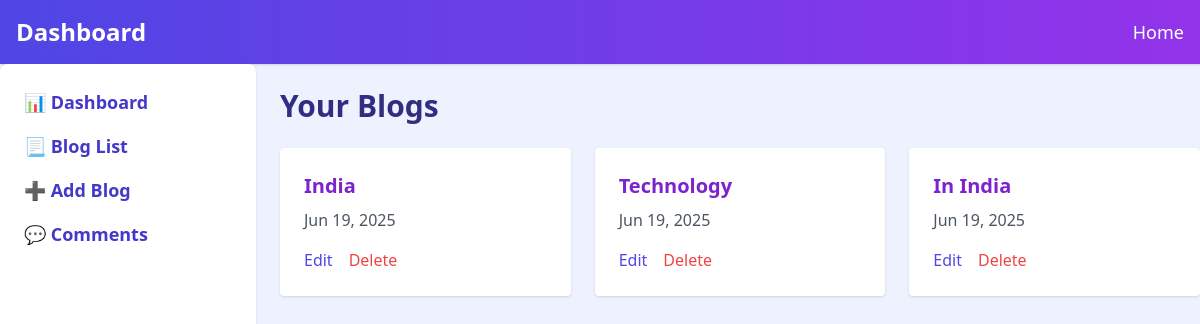
The page /dashboard/ (signed in) on the database its author committed.
### blog_app/models.py (models this page shows, shortened)
class Blog(models.Model):
    title = models.CharField(max_length=100)
    content=models.TextField()
    created_on=models.DateField(auto_now_add=True)
    author = models.ForeignKey(User, on_delete=models.CASCADE)

### blog_app/views.py (the view)
# urls.py: path('dashboard/', views.dashboard , name='dashboard'),
@login_required(login_url='login')
def dashboard(request):
    blogs = Blog.objects.all()
    return render(request, 'blogapp/dashboard.html', {'blogs':blogs})

### blog_app/templates/blogapp/dashboard.html (shortened to what this page needs)
<!DOCTYPE html>
<html lang="en">
<head>
  <script src="https://cdn.tailwindcss.com"></script>
</head>
<body class="bg-indigo-50 text-gray-800 font-sans">
   {% include 'blogapp/includes/navbar.html' %}
  <div class="max-w-7xl mx-auto flex gap-6">
    {% include  'blogapp/includes/sidebar.html' %}
    <section class="flex-1">
      <h2 class="text-3xl font-bold text-indigo-900 pt-6 mb-6">Your Blogs</h2>
      <div class="grid md:grid-cols-2 lg:grid-cols-3 gap-6">
        {% for blog in blogs %}
        <div class="bg-white p-6 rounded shadow hover:shadow-lg transition duration-300">
          <h3 class="text-xl font-semibold text-purple-700 mb-2">{{ blog.title }}</h3>
          <p class="text-gray-600 mb-4">{{ blog.created_on|date:"M d, Y" }}</p>
          <div class="flex gap-4">
            <a href="{% url 'edit' blog.pk %}" class="text-indigo-600 hover:underline">Edit</a>
            <a href="{% url 'delete' blog.pk %}" class="text-red-500 hover:underline">Delete</a>
          </div>
        </div>
        {% endfor %}
      </div>
    </section>
  </div>
</body>
</html>

### rows shown on the page
Blog: title "India", created_on "Jun 19, 2025"
Blog: title "Technology", created_on "Jun 19, 2025"
Blog: title "In India", created_on "Jun 19, 2025"
